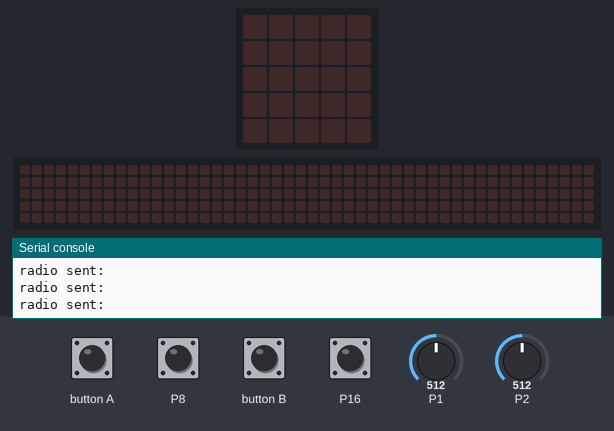
The program below on a simulated BBC micro:bit running MicroPython. Parts: the board's 5×5 LED display, a strip that is not on the board, showing the scrolling text unrolled, the last lines printed to the serial console. The inputs (shaded band) are chosen by the test bench; at power-on: P1 = 512, P2 = 512, P8 HIGH, P16 HIGH (analog values on the 0–1023 scale). No radio messages arrive unless stated (any console line starting 'radio sent:' is added by the test bench); the 48×5 strip is a reading aid, not a part: it shows the text the display is scrolling, unrolled, one strip-width of it at a time.

Above: at 1.2 s.
1.3 s: P1 set to 716
At 1.43 s:
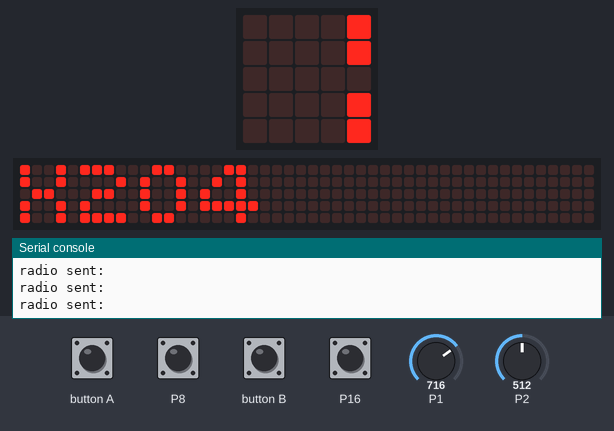
4.3 s: P2 set to 716
At 5.28 s:
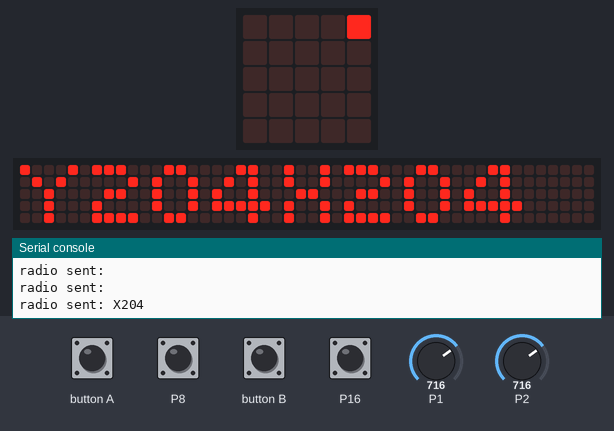

The program:

main_remote.py
```python
from microbit import *
import radio

pin13.set_pull(pin13.NO_PULL)
pin14.set_pull(pin14.NO_PULL)
pin15.set_pull(pin15.NO_PULL)
pin16.set_pull(pin16.NO_PULL)
pin8.set_pull(pin16.NO_PULL)

display.clear()
radio.on()
radio.config(group=1)
while True:
    y = pin2.read_analog() - 512
    x = pin1.read_analog() - 512

    send = ""

    if button_a.is_pressed():
        send += "A"

    if button_b.is_pressed():
        send += "B"

    if pin15.read_digital() == 0:
        send += "E"

    if pin13.read_digital() == 0:
        send += "C"

    if pin16.read_digital() == 0:
        send += "F"

    if pin14.read_digital() == 0:
        send += "D"

    if pin8.read_digital() == 0:
        send += "Z"

    if abs(y) > 32:
        if y < 0:
            send += "y"
        else:
            send += "Y"
        send += "{0:03d}".format(abs(y))

    if abs(x) > 32:
        if x < 0:
            send += "x"
        else:
            send += "X"
        send += "{0:03d}".format(abs(x))

    message = radio.receive()
    if message:
        display.scroll(message)
    if send == "":
        display.clear()
    else:
        display.scroll(send)

    radio.send(send)

    sleep(100)
```

Measured:
- after the input at 1.3 s, the display: changes after 0.06 s (image 1)
- after the input at 4.3 s, the display: first differs from a run without the input after 0.91 s (image 2)
